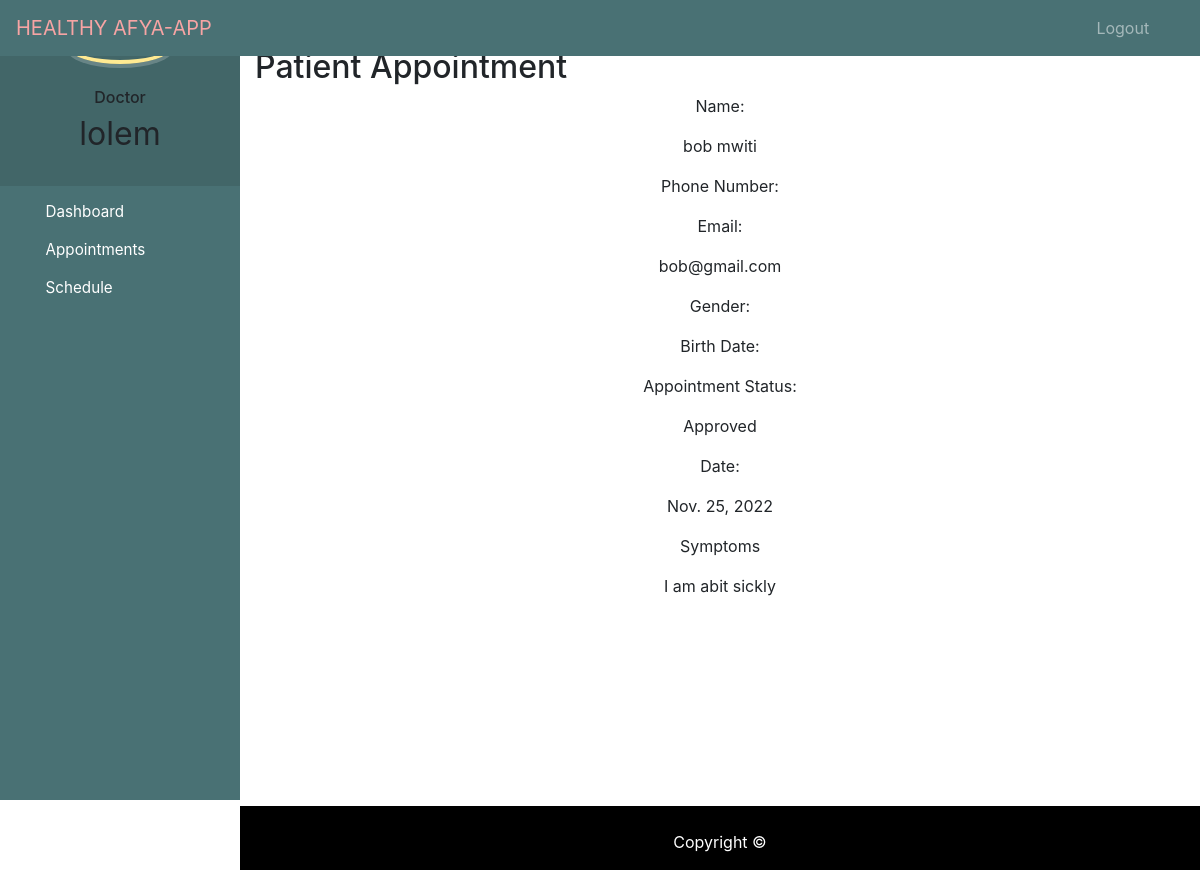
Screenshot of /appointment_details/1 (signed in) with the database file from the repository.
### bookingapp/models.py (models this page shows, shortened)
class Appointment(models.Model):
    PENDING = 'Pending'
    APPROVED = 'Approved'
    REJECTED = 'Rejected'
    COMPLETED = 'Completed'
    CANCELLED = 'Cancelled'
    STATUS_CHOICES = [
        (PENDING, 'Pending'),
        (APPROVED, 'Approved'),
        (REJECTED, 'Rejected'),
        (COMPLETED, 'Completed'),
        (CANCELLED, 'Cancelled'),
    ]
    created_at = models.DateTimeField(auto_now_add=True)
    symptoms = models.TextField(null=True)
    appointment_date = models.DateField(null=True)
    status = models.CharField(max_length=255, choices=STATUS_CHOICES, default=PENDING)
    doctor = models.ForeignKey(Doctor, on_delete=models.CASCADE, related_name='doctor_info')
    user = models.ForeignKey(User, on_delete=models.CASCADE, related_name = 'user_info')

### bookingapp/views.py (the view)
# urls.py: path('appointment_details/<appointment_id>',views.view_appointment, name='appointment-details'),
def view_appointment(request, appointment_id):
    appointment_data = Appointment.objects.get(id=appointment_id)
    context = {'appointment_data': appointment_data}
    return render(request, 'doctor/view_appointment.html', context=context)

### bookingapp/templates/doctor/view_appointment.html (shortened to what this page needs)
{% extends 'doctor/base.html' %}
{% block content %}
<section class="page--section">
    <div class="container">
        <h2 class="page--header">Patient Appointment</h2>
    </div>
    <div class="profile--container">
        <div class="item--row">
            <p class="font--bold">Name:</p>
            <p>{{appointment_data.user.first_name}} {{appointment_data.user.last_name}}</p>
        </div>
        <div class="item--row">
            <p class="font--bold">Phone Number:</p>
        </div>
        <div class="item--row">
            <p class="font--bold">Email:</p>
            <p>{{appointment_data.user.email}}</p>
        </div>
        <div class="item--row">
            <p class="font--bold">Gender:</p>
        </div>
        <div class="item--row">
            <p class="font--bold">Birth Date:</p>
        </div>
        <div class="item--row">
            <p class="font--bold">Appointment Status:</p>
            <p>{{appointment_data.status}}</p>
        </div>
        <div class="item--row">
            <p class="font--bold">Date:</p>
            <p>{{appointment_data.appointment_date}}</p>
        </div>
        <div class="item--head">
            <p class="font--bold">Symptoms</p>
        </div>
        <div class="item--bio">
            <p>{{appointment_data.symptoms}}</p>
        </div>
        <div class="item--button">
            <a href="{{request.META.HTTP_REFERER}}" class="btn--full">Go back</a>
        </div>
    </div>
</section>
{% endblock %}

### bookingapp/templates/doctor/base.html (shortened to what this page needs)
<!DOCTYPE html>
{% load static %}
<html lang="en">
<head>
  <link rel="stylesheet" href="https://stackpath.bootstrapcdn.com/bootstrap/4.3.1/css/bootstrap.min.css">
  <link rel="stylesheet" href="https://maxcdn.bootstrapcdn.com/font-awesome/4.7.0/css/font-awesome.min.css">
</head>
<body>
  <nav class="menu" tabindex="0">
    <header class="avatar">
      <br><br>
      <h6>Doctor</h6>
      <h2>{{request.user.first_name}}</h2>
    </header>
    <ul>
      <li tabindex="0" class="icon-dashboard"> <a style="color:white; text-decoration:none;" href="{% url 'doctor-dashboard' %}"><span>Dashboard</span></a> </li>
      <li tabindex="0" class="icon-users"> <a style="color:white; text-decoration:none;" href="{% url 'patient-appointments' %}"><span>Appointments</span></a></li>
      <li tabindex="0" class="icon-calendar"> <a style="color:white; text-decoration:none;" href="{% url 'doctor-schedule' %}"><span>Schedule</span></a></li>
    </ul>
  </nav>
  <main>
    <div class="bs-example">
      <nav class="navbar navbar-expand-md  navbar-dark fixed-top" style="background:#497174;">
        <a href="#" class="navbar-brand" style="color:#F7A4A4;" >HEALTHY AFYA-APP</a>
        <div class="collapse navbar-collapse justify-content-between" id="navbarCollapse">
          <div class="navbar-nav" style=" margin-left: 90%;">
            <a href="{% url 'logout' %}" class="nav-item nav-link">Logout</a>
          </div>
        </div>
      </nav>
    </div>
    <br><br>
    {% block content %}
    {% endblock content %}
    <br><br><br><br><br><br><br>
    <footer>
      <br>
      <div class="container">
        <div class="row">
          <div class="col-md-12 col-sm-12">
            <div style="color:#ffffff;" class="wow fadeInUp footer-copyright">
              <p>
                Copyright &copy;</p>
            </div>
          </div>
        </div>
      </div>
    </footer>
  </main>
</body>
</html>

### bookingapp/templates/doctor/base.html (style rules this page uses)
a:link { text-decoration: none; }
a { color: white; }
footer { padding: 0px 0px 0px 0px; background-color: black; margin: 0px; }
p { text-align: center; }
body { padding-left: 240px; }
main { position: relative; height: 100vh; }
.menu { background: #497174; height: 100vh; width: 240px; position: fixed; top: 0px; left: 0; z-index: 5; outline: none; }
.menu .avatar { background: rgba(0, 0, 0, 0.1); padding: 2em 0.5em; text-align: center; }
.menu .avatar h2 { font-weight: normal; margin-bottom: 0; }
.menu ul { list-style: none; padding: 0.5em 0; margin: 0; }
.menu ul li { padding: 0.5em 1em 0.5em 3em; font-size: 0.95em; font-weight: regular; background-repeat: no-repeat; background-position: left 15px center; background-size: auto 20px; transition: all 0.15s linear; cursor: pointer; }
.menu ul li.icon-dashboard { background-image: url("http://www.entypo.com/images//gauge.svg"); }
.menu ul li.icon-users { background-image: url("http://www.entypo.com/images//users.svg"); }
.menu ul li.icon-calendar { background-image: url("http://www.entypo.com/images//calendar.svg"); }

### rows the page displays
Appointment: user.first_name "bob", user.last_name "mwiti", user.email "bob@gmail.com", status "Approved", appointment_date "Nov. 25, 2022", symptoms "I am abit sickly"

### other values shown
{{ request.user.first_name }} "lolem"
